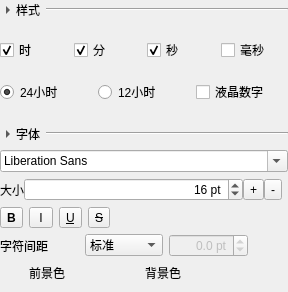
<?xml version="1.0" encoding="UTF-8"?>
<ui version="4.0">
 <class>TimePropertyForm</class>
 <widget class="QWidget" name="TimePropertyForm">
  <property name="geometry">
   <rect>
    <x>0</x>
    <y>0</y>
    <width>288</width>
    <height>292</height>
   </rect>
  </property>
  <property name="windowTitle">
   <string>Form</string>
  </property>
  <layout class="QVBoxLayout" name="verticalLayout_2">
   <property name="leftMargin">
    <number>0</number>
   </property>
   <property name="topMargin">
    <number>0</number>
   </property>
   <property name="rightMargin">
    <number>0</number>
   </property>
   <property name="bottomMargin">
    <number>0</number>
   </property>
   <item>
    <layout class="QHBoxLayout" name="horizontalLayout_6" stretch="0,0,0,1">
     <property name="spacing">
      <number>0</number>
     </property>
     <item>
      <widget class="QToolButton" name="expandStyle">
       <property name="maximumSize">
        <size>
         <width>16</width>
         <height>16</height>
        </size>
       </property>
       <property name="text">
        <string>...</string>
       </property>
       <property name="autoRaise">
        <bool>true</bool>
       </property>
       <property name="arrowType">
        <enum>Qt::ArrowType::RightArrow</enum>
       </property>
      </widget>
     </item>
     <item>
      <widget class="QLabel" name="label_5">
       <property name="sizePolicy">
        <sizepolicy hsizetype="Fixed" vsizetype="Preferred">
         <horstretch>0</horstretch>
         <verstretch>0</verstretch>
        </sizepolicy>
       </property>
       <property name="text">
        <string>样式</string>
       </property>
      </widget>
     </item>
     <item>
      <spacer name="horizontalSpacer">
       <property name="orientation">
        <enum>Qt::Orientation::Horizontal</enum>
       </property>
       <property name="sizeType">
        <enum>QSizePolicy::Policy::Expanding</enum>
       </property>
       <property name="sizeHint" stdset="0">
        <size>
         <width>6</width>
         <height>20</height>
        </size>
       </property>
      </spacer>
     </item>
     <item>
      <widget class="Line" name="styleLine">
       <property name="orientation">
        <enum>Qt::Orientation::Horizontal</enum>
       </property>
      </widget>
     </item>
    </layout>
   </item>
   <item>
    <widget class="QWidget" name="styleWidget" native="true">
     <layout class="QVBoxLayout" name="verticalLayout_3">
      <property name="spacing">
       <number>6</number>
      </property>
      <property name="leftMargin">
       <number>0</number>
      </property>
      <property name="topMargin">
       <number>0</number>
      </property>
      <property name="rightMargin">
       <number>0</number>
      </property>
      <property name="bottomMargin">
       <number>0</number>
      </property>
      <item>
       <layout class="QHBoxLayout" name="horizontalLayout_8">
        <item>
         <widget class="QCheckBox" name="hourCheck">
          <property name="text">
           <string>时</string>
          </property>
          <property name="checked">
           <bool>true</bool>
          </property>
         </widget>
        </item>
        <item>
         <widget class="QCheckBox" name="minutesCheck">
          <property name="text">
           <string>分</string>
          </property>
          <property name="checked">
           <bool>true</bool>
          </property>
         </widget>
        </item>
        <item>
         <widget class="QCheckBox" name="secondCheck">
          <property name="text">
           <string>秒</string>
          </property>
          <property name="checked">
           <bool>true</bool>
          </property>
         </widget>
        </item>
        <item>
         <widget class="QCheckBox" name="msecondCheck">
          <property name="text">
           <string>毫秒</string>
          </property>
         </widget>
        </item>
       </layout>
      </item>
      <item>
       <layout class="QHBoxLayout" name="horizontalLayout_7">
        <item>
         <widget class="QRadioButton" name="hour24Radio">
          <property name="text">
           <string>24小时</string>
          </property>
          <property name="checked">
           <bool>true</bool>
          </property>
         </widget>
        </item>
        <item>
         <widget class="QRadioButton" name="hour12Radio">
          <property name="text">
           <string>12小时</string>
          </property>
         </widget>
        </item>
        <item>
         <widget class="QCheckBox" name="lcdCheck">
          <property name="text">
           <string>液晶数字</string>
          </property>
         </widget>
        </item>
       </layout>
      </item>
     </layout>
    </widget>
   </item>
   <item>
    <layout class="QHBoxLayout" name="horizontalLayout_5" stretch="0,0,0,1">
     <property name="spacing">
      <number>0</number>
     </property>
     <property name="sizeConstraint">
      <enum>QLayout::SizeConstraint::SetNoConstraint</enum>
     </property>
     <item>
      <widget class="QToolButton" name="expandFont">
       <property name="maximumSize">
        <size>
         <width>16</width>
         <height>16</height>
        </size>
       </property>
       <property name="text">
        <string>...</string>
       </property>
       <property name="autoRaise">
        <bool>true</bool>
       </property>
       <property name="arrowType">
        <enum>Qt::ArrowType::RightArrow</enum>
       </property>
      </widget>
     </item>
     <item>
      <widget class="QLabel" name="label_4">
       <property name="sizePolicy">
        <sizepolicy hsizetype="Minimum" vsizetype="Preferred">
         <horstretch>0</horstretch>
         <verstretch>0</verstretch>
        </sizepolicy>
       </property>
       <property name="text">
        <string>字体</string>
       </property>
      </widget>
     </item>
     <item>
      <spacer name="horizontalSpacer_10">
       <property name="orientation">
        <enum>Qt::Orientation::Horizontal</enum>
       </property>
       <property name="sizeHint" stdset="0">
        <size>
         <width>6</width>
         <height>20</height>
        </size>
       </property>
      </spacer>
     </item>
     <item>
      <widget class="Line" name="fontLine">
       <property name="sizePolicy">
        <sizepolicy hsizetype="Preferred" vsizetype="Fixed">
         <horstretch>0</horstretch>
         <verstretch>0</verstretch>
        </sizepolicy>
       </property>
       <property name="orientation">
        <enum>Qt::Orientation::Horizontal</enum>
       </property>
      </widget>
     </item>
    </layout>
   </item>
   <item>
    <widget class="QWidget" name="fontWidget" native="true">
     <property name="sizePolicy">
      <sizepolicy hsizetype="Preferred" vsizetype="Minimum">
       <horstretch>0</horstretch>
       <verstretch>0</verstretch>
      </sizepolicy>
     </property>
     <layout class="QVBoxLayout" name="verticalLayout">
      <property name="sizeConstraint">
       <enum>QLayout::SizeConstraint::SetNoConstraint</enum>
      </property>
      <property name="leftMargin">
       <number>0</number>
      </property>
      <property name="topMargin">
       <number>0</number>
      </property>
      <property name="rightMargin">
       <number>0</number>
      </property>
      <property name="bottomMargin">
       <number>9</number>
      </property>
      <item>
       <widget class="QFontComboBox" name="fontFamily"/>
      </item>
      <item>
       <layout class="QHBoxLayout" name="horizontalLayout" stretch="0,0,0,0,0">
        <property name="spacing">
         <number>0</number>
        </property>
        <property name="sizeConstraint">
         <enum>QLayout::SizeConstraint::SetFixedSize</enum>
        </property>
        <item>
         <widget class="QLabel" name="label_12">
          <property name="sizePolicy">
           <sizepolicy hsizetype="Fixed" vsizetype="Preferred">
            <horstretch>0</horstretch>
            <verstretch>0</verstretch>
           </sizepolicy>
          </property>
          <property name="text">
           <string>大小</string>
          </property>
          <property name="margin">
           <number>0</number>
          </property>
         </widget>
        </item>
        <item>
         <widget class="QSpinBox" name="fontSize">
          <property name="sizePolicy">
           <sizepolicy hsizetype="Preferred" vsizetype="Fixed">
            <horstretch>0</horstretch>
            <verstretch>0</verstretch>
           </sizepolicy>
          </property>
          <property name="alignment">
           <set>Qt::AlignmentFlag::AlignRight|Qt::AlignmentFlag::AlignTrailing|Qt::AlignmentFlag::AlignVCenter</set>
          </property>
          <property name="suffix">
           <string> pt</string>
          </property>
          <property name="minimum">
           <number>1</number>
          </property>
          <property name="maximum">
           <number>999</number>
          </property>
          <property name="value">
           <number>16</number>
          </property>
         </widget>
        </item>
        <item>
         <widget class="QToolButton" name="increaseSizeBtn">
          <property name="toolTip">
           <string>增大字号</string>
          </property>
          <property name="whatsThis">
           <string/>
          </property>
          <property name="text">
           <string>+</string>
          </property>
          <property name="icon">
           <iconset resource="../../BIWidgets/textpropertywidget/texticons.qrc">
            <normaloff>:/icons/increase.svg</normaloff>:/icons/increase.svg</iconset>
          </property>
         </widget>
        </item>
        <item>
         <widget class="QToolButton" name="decreaseSizeBtn">
          <property name="toolTip">
           <string>减小字号</string>
          </property>
          <property name="whatsThis">
           <string/>
          </property>
          <property name="text">
           <string>-</string>
          </property>
          <property name="icon">
           <iconset resource="../../BIWidgets/textpropertywidget/texticons.qrc">
            <normaloff>:/icons/decrease.svg</normaloff>:/icons/decrease.svg</iconset>
          </property>
         </widget>
        </item>
        <item>
         <spacer name="horizontalSpacer_5">
          <property name="orientation">
           <enum>Qt::Orientation::Horizontal</enum>
          </property>
          <property name="sizeType">
           <enum>QSizePolicy::Policy::Preferred</enum>
          </property>
          <property name="sizeHint" stdset="0">
           <size>
            <width>6</width>
            <height>20</height>
           </size>
          </property>
         </spacer>
        </item>
       </layout>
      </item>
      <item>
       <layout class="QHBoxLayout" name="horizontalLayout_2">
        <item>
         <widget class="QToolButton" name="boldBtn">
          <property name="toolTip">
           <string>加粗</string>
          </property>
          <property name="whatsThis">
           <string/>
          </property>
          <property name="styleSheet">
           <string notr="true">font: 9pt &quot;Microsoft YaHei UI&quot;;
font-weight:bold;</string>
          </property>
          <property name="text">
           <string>B</string>
          </property>
          <property name="iconSize">
           <size>
            <width>16</width>
            <height>16</height>
           </size>
          </property>
          <property name="checkable">
           <bool>true</bool>
          </property>
         </widget>
        </item>
        <item>
         <widget class="QToolButton" name="italicBtn">
          <property name="toolTip">
           <string>斜体</string>
          </property>
          <property name="whatsThis">
           <string/>
          </property>
          <property name="styleSheet">
           <string notr="true">font: italic 10pt &quot;Liberation Serif&quot;;</string>
          </property>
          <property name="text">
           <string> I </string>
          </property>
          <property name="checkable">
           <bool>true</bool>
          </property>
         </widget>
        </item>
        <item>
         <widget class="QToolButton" name="underlineBtn">
          <property name="toolTip">
           <string>下划线</string>
          </property>
          <property name="whatsThis">
           <string/>
          </property>
          <property name="styleSheet">
           <string notr="true">font: 9pt &quot;Microsoft YaHei UI&quot;;
text-decoration: underline;</string>
          </property>
          <property name="text">
           <string>U</string>
          </property>
          <property name="checkable">
           <bool>true</bool>
          </property>
         </widget>
        </item>
        <item>
         <widget class="QToolButton" name="strikeOutBtn">
          <property name="toolTip">
           <string>删除线</string>
          </property>
          <property name="whatsThis">
           <string/>
          </property>
          <property name="styleSheet">
           <string notr="true">font: 9pt &quot;Microsoft YaHei UI&quot;;
text-decoration: line-through;</string>
          </property>
          <property name="text">
           <string>S</string>
          </property>
          <property name="checkable">
           <bool>true</bool>
          </property>
         </widget>
        </item>
        <item>
         <spacer name="horizontalSpacer_11">
          <property name="orientation">
           <enum>Qt::Orientation::Horizontal</enum>
          </property>
          <property name="sizeHint" stdset="0">
           <size>
            <width>10</width>
            <height>20</height>
           </size>
          </property>
         </spacer>
        </item>
       </layout>
      </item>
      <item>
       <layout class="QHBoxLayout" name="horizontalLayout_3">
        <item>
         <widget class="QLabel" name="label">
          <property name="text">
           <string>字符间距</string>
          </property>
         </widget>
        </item>
        <item>
         <widget class="QComboBox" name="spaceOptions">
          <property name="sizePolicy">
           <sizepolicy hsizetype="Preferred" vsizetype="Fixed">
            <horstretch>0</horstretch>
            <verstretch>0</verstretch>
           </sizepolicy>
          </property>
          <property name="currentIndex">
           <number>2</number>
          </property>
          <item>
           <property name="text">
            <string>很紧</string>
           </property>
           <property name="icon">
            <iconset resource="../../BIWidgets/textpropertywidget/texticons.qrc">
             <normaloff>:/icons/tighten2.svg</normaloff>:/icons/tighten2.svg</iconset>
           </property>
          </item>
          <item>
           <property name="text">
            <string>紧</string>
           </property>
           <property name="icon">
            <iconset resource="../../BIWidgets/textpropertywidget/texticons.qrc">
             <normaloff>:/icons/tighten1.svg</normaloff>:/icons/tighten1.svg</iconset>
           </property>
          </item>
          <item>
           <property name="text">
            <string>标准</string>
           </property>
           <property name="icon">
            <iconset resource="../../BIWidgets/textpropertywidget/texticons.qrc">
             <normaloff>:/icons/stand.svg</normaloff>:/icons/stand.svg</iconset>
           </property>
          </item>
          <item>
           <property name="text">
            <string>松</string>
           </property>
           <property name="icon">
            <iconset resource="../../BIWidgets/textpropertywidget/texticons.qrc">
             <normaloff>:/icons/loose1.svg</normaloff>:/icons/loose1.svg</iconset>
           </property>
          </item>
          <item>
           <property name="text">
            <string>很松</string>
           </property>
           <property name="icon">
            <iconset resource="../../BIWidgets/textpropertywidget/texticons.qrc">
             <normaloff>:/icons/loose2.svg</normaloff>:/icons/loose2.svg</iconset>
           </property>
          </item>
          <item>
           <property name="text">
            <string>自定义</string>
           </property>
          </item>
         </widget>
        </item>
        <item>
         <widget class="QDoubleSpinBox" name="letterSpace">
          <property name="enabled">
           <bool>false</bool>
          </property>
          <property name="sizePolicy">
           <sizepolicy hsizetype="Preferred" vsizetype="Fixed">
            <horstretch>0</horstretch>
            <verstretch>0</verstretch>
           </sizepolicy>
          </property>
          <property name="alignment">
           <set>Qt::AlignmentFlag::AlignRight|Qt::AlignmentFlag::AlignTrailing|Qt::AlignmentFlag::AlignVCenter</set>
          </property>
          <property name="suffix">
           <string> pt</string>
          </property>
          <property name="decimals">
           <number>1</number>
          </property>
          <property name="minimum">
           <double>-999.000000000000000</double>
          </property>
          <property name="maximum">
           <double>999.000000000000000</double>
          </property>
          <property name="singleStep">
           <double>0.500000000000000</double>
          </property>
          <property name="value">
           <double>0.000000000000000</double>
          </property>
         </widget>
        </item>
        <item>
         <spacer name="horizontalSpacer_4">
          <property name="orientation">
           <enum>Qt::Orientation::Horizontal</enum>
          </property>
          <property name="sizeType">
           <enum>QSizePolicy::Policy::Preferred</enum>
          </property>
          <property name="sizeHint" stdset="0">
           <size>
            <width>40</width>
            <height>20</height>
           </size>
          </property>
         </spacer>
        </item>
       </layout>
      </item>
      <item>
       <layout class="QHBoxLayout" name="horizontalLayout_4">
        <property name="sizeConstraint">
         <enum>QLayout::SizeConstraint::SetNoConstraint</enum>
        </property>
        <item>
         <widget class="QLabel" name="label_2">
          <property name="sizePolicy">
           <sizepolicy hsizetype="Fixed" vsizetype="Preferred">
            <horstretch>0</horstretch>
            <verstretch>0</verstretch>
           </sizepolicy>
          </property>
          <property name="text">
           <string>前景色</string>
          </property>
         </widget>
        </item>
        <item>
         <widget class="ColorPicker" name="foreground">
          <property name="sizePolicy">
           <sizepolicy hsizetype="Fixed" vsizetype="Fixed">
            <horstretch>0</horstretch>
            <verstretch>0</verstretch>
           </sizepolicy>
          </property>
         </widget>
        </item>
        <item>
         <spacer name="horizontalSpacer_6">
          <property name="orientation">
           <enum>Qt::Orientation::Horizontal</enum>
          </property>
          <property name="sizeType">
           <enum>QSizePolicy::Policy::Preferred</enum>
          </property>
          <property name="sizeHint" stdset="0">
           <size>
            <width>10</width>
            <height>20</height>
           </size>
          </property>
         </spacer>
        </item>
        <item>
         <widget class="QLabel" name="bkColorLabel">
          <property name="sizePolicy">
           <sizepolicy hsizetype="Fixed" vsizetype="Preferred">
            <horstretch>0</horstretch>
            <verstretch>0</verstretch>
           </sizepolicy>
          </property>
          <property name="text">
           <string>背景色</string>
          </property>
         </widget>
        </item>
        <item>
         <widget class="ColorPicker" name="background">
          <property name="sizePolicy">
           <sizepolicy hsizetype="Fixed" vsizetype="Fixed">
            <horstretch>0</horstretch>
            <verstretch>0</verstretch>
           </sizepolicy>
          </property>
         </widget>
        </item>
        <item>
         <spacer name="horizontalSpacer_13">
          <property name="orientation">
           <enum>Qt::Orientation::Horizontal</enum>
          </property>
          <property name="sizeType">
           <enum>QSizePolicy::Policy::Preferred</enum>
          </property>
          <property name="sizeHint" stdset="0">
           <size>
            <width>40</width>
            <height>20</height>
           </size>
          </property>
         </spacer>
        </item>
       </layout>
      </item>
     </layout>
    </widget>
   </item>
  </layout>
 </widget>
 <customwidgets>
  <customwidget>
   <class>ColorPicker</class>
   <extends>QWidget</extends>
   <header>colorpicker.h</header>
  </customwidget>
 </customwidgets>
 <resources>
  <include location="../../BIWidgets/textpropertywidget/texticons.qrc"/>
 </resources>
 <connections/>
</ui>
